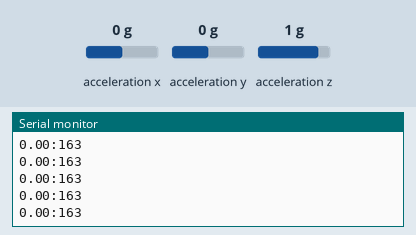
This sketch was run on a simulated Arduino Uno, built with avr-gcc and run on an emulated ATmega328P. Shown: the last lines printed to the serial monitor. Wiring (inferred from the names in the program): MPU-6050 motion sensor at I2C address 0x68. The test bench sets the inputs (shaded band); at power-on: acceleration y 0 g, acceleration x 0 g, acceleration z 1 g.

Above: at 1.8 s.
1.9 s: acceleration y set to -1.4 g
At 3.0 s:
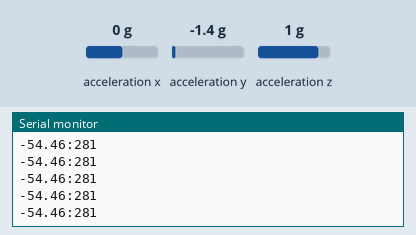
4.9 s: acceleration x set to -1.4 g
At 5.6 s:
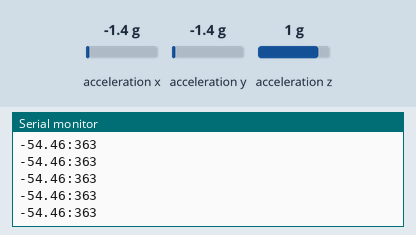
6.4 s: acceleration z set to -1.4 g
At 6.9 s:
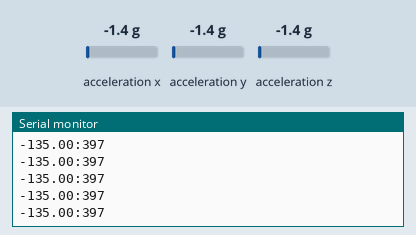
Timing chart, 0 to 9.4 s (numbered marks = the images above; inputs shaded):
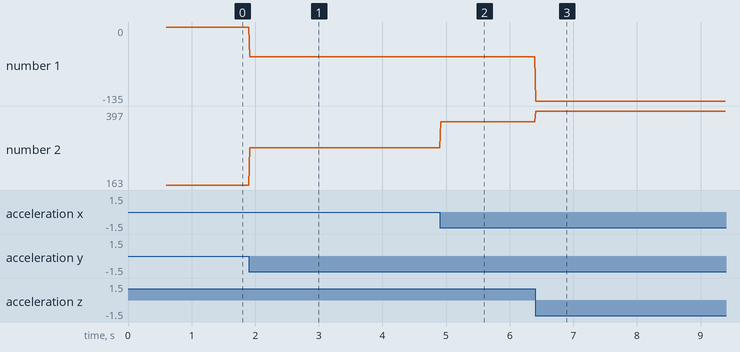

The sketch:

arduino_code.ino
```cpp
/*
 * Air Guitar IMU Sensor Code
 * MPU6050 - 6-axis accelerometer/gyroscope
 *
 * Sends wrist angle (ROLL) and strumming force (acceleration magnitude)
 * to Python via serial in format: ROLL:FORCE
 *
 * Circuit:
 * - MPU6050 SDA -> Arduino A4 (or SDA)
 * - MPU6050 SCL -> Arduino A5 (or SCL)
 * - MPU6050 VCC -> Arduino 5V
 * - MPU6050 GND -> Arduino GND
 */

#include <Wire.h>

// MPU6050 I2C address
const int MPU_ADDR = 0x68;

// Register addresses
const int ACCEL_XOUT_H = 0x3B;
const int PWR_MGMT_1 = 0x6B;

// Raw accelerometer data
int16_t acX, acY, acZ;

void setup() {
  // Start serial communication at 115200 baud
  Serial.begin(115200);

  // Start I2C communication
  Wire.begin();

  // Initialize MPU6050
  initMPU6050();

  delay(500);
  Serial.println("READY");
}

void loop() {
  // Read accelerometer data
  readAccelerometer();

  // Calculate ROLL (wrist angle in degrees)
  // The atan2 function gives us the angle when tilting around the X axis
  // This represents the wrist rotation left/right
  // Range: -90 to +90 degrees
  float roll = atan2(acY, acZ) * 180.0 / PI;

  // Calculate FORCE (acceleration magnitude)
  // This represents the "strumming" intensity and speed
  // Calculated as the magnitude of the acceleration vector
  long accel_mag_squared = (long)acX*acX + (long)acY*acY + (long)acZ*acZ;
  long force = sqrt(accel_mag_squared) / 100;  // Scale down to reasonable range

  // Send formatted data to Python: "ROLL:FORCE\n"
  // Roll is a float (wrist angle), Force is an integer (acceleration magnitude)
  Serial.print(roll);
  Serial.print(":");
  Serial.println(force);

  // Wait ~16ms (60Hz sample rate)
  // This gives enough data points without overwhelming serial communication
  delay(16);
}

void initMPU6050() {
  /*
   * Initialize MPU6050 sensor
   * Clear the sleep bit to wake up the sensor
   */
  Wire.beginTransmission(MPU_ADDR);
  Wire.write(PWR_MGMT_1);      // Power Management 1 register
  Wire.write(0);               // Write 0 to clear sleep bit (wake up)
  Wire.endTransmission(true);

  // Wait for stabilization
  delay(100);
}

void readAccelerometer() {
  /*
   * Read 6 bytes of accelerometer data from MPU6050
   * Data is in big-endian format (high byte first)
   */

  // Request starting address
  Wire.beginTransmission(MPU_ADDR);
  Wire.write(ACCEL_XOUT_H);    // Start at ACCEL_XOUT_H (0x3B)
  Wire.endTransmission(false); // Keep connection open

  // Request 6 bytes (XOUT_H, XOUT_L, YOUT_H, YOUT_L, ZOUT_H, ZOUT_L)
  Wire.requestFrom(MPU_ADDR, 6, true);

  // Read X, Y, Z acceleration values (16-bit signed integers)
  acX = (Wire.read() << 8) | Wire.read();  // Combine two bytes into 16-bit value
  acY = (Wire.read() << 8) | Wire.read();
  acZ = (Wire.read() << 8) | Wire.read();
}
```

Measured:
- after the input at 1.9 s, the serial monitor: prints a new line at once (image 1)
- after the input at 4.9 s, the serial monitor: prints a new line at once (image 2)
- after the input at 6.4 s, the serial monitor: prints a new line at once (image 3)
- plotted number 1: 0 → -54.46 after the input at 1.9 s, -54.46 → -135 after the input at 6.4 s
- plotted number 2: 163 → 281 after the input at 1.9 s, 281 → 363 after the input at 4.9 s, 363 → 397 after the input at 6.4 s
